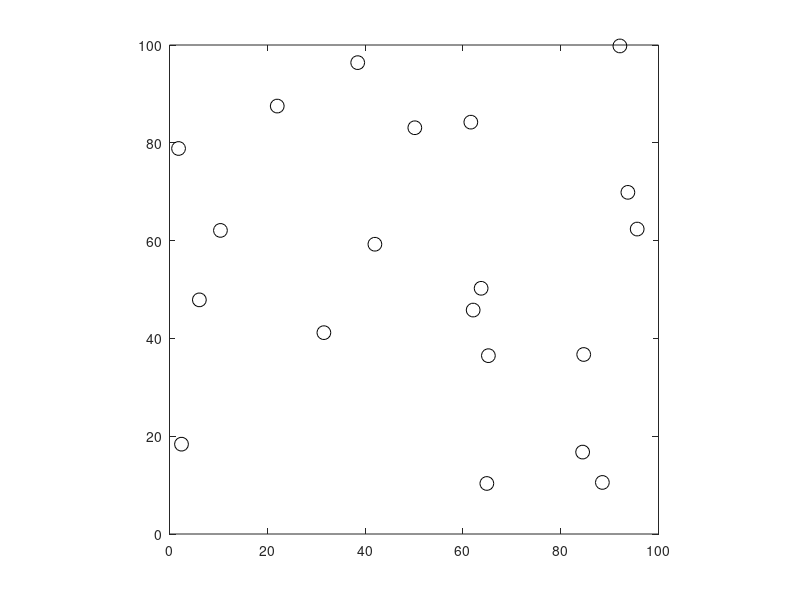

This chart was generated by the following MATLAB code: (Note: this script raises an error after producing the figure.)
% compute non-overlapping cliques on a graph G 
% we only give a FEASIBLE distribtued solution

% the number of robots, 
Nr = 20;
% give the postions of all robots
r_pos = zeros(Nr,2);
r_pos(:, 1) = 100 * rand(Nr, 1);
r_pos(:, 2) = 100 * rand(Nr, 1);

nei_range = 30;

% plot positions
figure(1);
axis equal; box on; hold on;
xlim([0 100]);
ylim([0 100]);
plot(r_pos(:, 1), r_pos(:, 2), 'ko', 'MarkerSize', 10)

% % neighbor range, within the distance
% Nr = 10;
% nei_range = 50;
 
% r_pos = [43.736097320218107  93.410446177255096
%   83.629640732425003  47.750709597826159
%   68.157660161731499  60.347793864945245
%   30.095046586899610  55.703523793240784
%   23.312920245258397  11.032265227536008
%   21.337097096324232  50.757009969983891
%   62.192977838792032  92.409091768479215
%   23.420395607668397  22.934738136958032
%    6.571907389024101  26.942398145015090
%   46.609821610767099  13.263947712151779];

% store robot i and its neighbors
r_neighbor = cell(Nr,1);

for i = 1 : Nr
    r_neighbor{i} = i; 
    for j = 1 : Nr
        % search for neighbors 
        if j~=i && norm(r_pos(j,:)-r_pos(i,:)) <= nei_range
            r_neighbor{i} = [r_neighbor{i}, j];
        end
    end
end
%r_nei_inx = {[1 3 6];[2 6];[3 1 4 6];[4 3 5];[5 4];[6 1 2 3]};
% neighbor's neighbors are used to compute the clqiue by intersection
% store the clqiues for each r
r_in_clique = cell(Nr,1); 
for i = 1 : Nr 
    % check if i is already selected
    i_in_cliq = 0;
    for p = 1 : i
        if ismember(i, r_in_clique{p})
            r_in_clique{i} = r_in_clique{p}; 
            i_in_cliq = 1;
            break;
        end
    end
    if i_in_cliq == 0
    % store the maximal clqiues for each robot, since a robot may have more than one 
        temp_cliques_r = {};
        % the # of robot i and its neighbors 
        for n_ri_nei = length(r_neighbor{i}) : -1 : 1
            % the possible cases of intersection
            in_sect = nchoosek(r_neighbor{i}, n_ri_nei);
            % the numebr of cases of itersection
            for t = 1 : length(in_sect(:,1))
                % define a set to store the intersections
                temp_insect = (1 : Nr); 
                for k = 1 : length(in_sect(t,:))
                    temp_insect = intersect(temp_insect, r_neighbor{in_sect(t,k)});
                end

                % check if it is a maximal clique
                if length(temp_insect) ==  n_ri_nei
                    % if all agreed, new clique is born,
                    temp_cliques_r = [temp_cliques_r, temp_insect];
                    % some old smaller clqiue loses node
                end
            end

            if ~isempty(temp_cliques_r)
                    if length(temp_cliques_r)==1
                        r_in_clique{i} = temp_cliques_r{1}; 
                    else
                        % we need to decide which one by comparing the
                        % number of robots in these cliques, choose the
                        % smallest one

                        % calculate the number of all the neigbors of the
                        % members in each clique
                        n_cliq_nei = zeros(1,length(temp_cliques_r));
                        for m = 1 : length(temp_cliques_r)
                            each_cliq_nei = [];
                         for n = 1 : length(temp_cliques_r{m})
                             each_cliq_nei = union(each_cliq_nei, r_neighbor{temp_cliques_r{m}(n)}); 
                         end 
                             n_cliq_nei(m) = length(each_cliq_nei);
                        end
                        % choose the clqiue which has the minimum each_cliq_nei 
                        [~,min_inx] = min(n_cliq_nei);
                        r_in_clique{i} = temp_cliques_r{min_inx};
                    end

                break;
            end
        end
        
    end
    %update the r_neighbor by breaking the connections with r_in_cliq;
    for k = 1 : length(r_in_clique{i})
        for l = 1 : Nr
            if r_in_clique{i}(k) == l
                r_neighbor{l} = [];
            elseif r_in_clique{i}(k) ~= l && ismember(r_in_clique{i}(k), r_neighbor{l})
                [~, idx] = ismember(r_in_clique{i}(k), r_neighbor{l}); 
                r_neighbor{l}(idx) = []; 
            end
        end
    end
    
end
% double check if r_in_clique{i} = {}, give i to it, a clique with single
% node
for i = 1 : Nr
    i_in_cliq_flag = ones(1, Nr);
    for j = 1 : Nr
        if ~ismember(i, r_in_clique{j})
            i_in_cliq_flag(j)=0;
        end
    end
    if isempty(r_in_clique{i}) && sum(i_in_cliq_flag) == 0
        r_in_clique{i} = i; 
    end
end
% calculate the non overlap cliques
% store all non-overlapping clqiues
nonoverlap_cliques = { }; 
for i = 1 : length(r_in_clique)
    flag_repeat_clique = ones(1,length(nonoverlap_cliques)); 
    for j = 1 : length(nonoverlap_cliques)
        if ~isempty(setdiff(r_in_clique{i}, nonoverlap_cliques{j}))
            flag_repeat_clique(j) = 0;
        end
    end
    if sum(flag_repeat_clique) == 0
        nonoverlap_cliques = [nonoverlap_cliques; r_in_clique{i}];
    end
end
% specify the number of colors
cmap = colormap(parula(length(nonoverlap_cliques)));

% plot the communication links
for i = 1 : length(nonoverlap_cliques)
    % plot the link within each clique
    if length(nonoverlap_cliques{i}) > 1
        pair = nchoosek(nonoverlap_cliques{i}, 2);
        % plot the link in each pair
        for j = 1 : length(pair(:,1))
            % pair(j,1) and pair(j,2) are two robots
            plot([r_pos(pair(j,1),1), r_pos(pair(j,2),1)], [r_pos(pair(j,1),2), r_pos(pair(j,2),2)],...
                'Color',cmap(i,:), 'LineWidth',1)
            hold on;
        end
    end
end